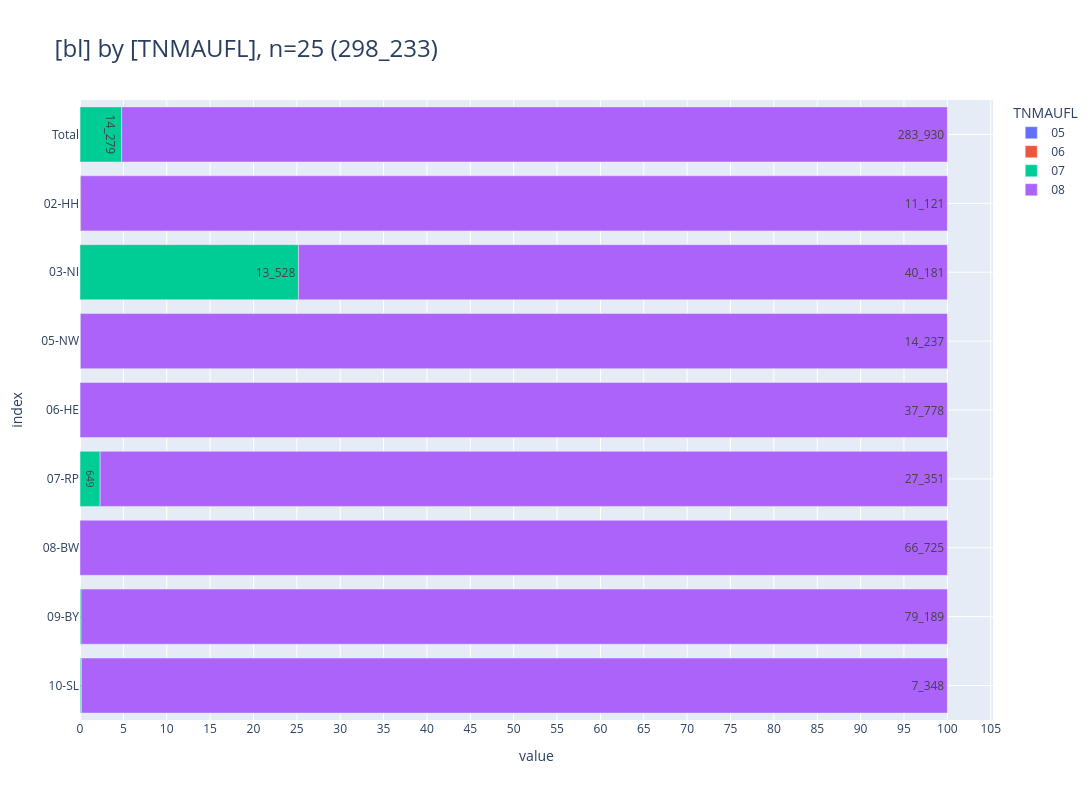

Notebook code for this chart:
### Code cell
_alias='TNMAUFL'
_df = (
    show_freqs(alias=_alias, incl_c44_and_d=False)
    .rename(columns={"kkr": "bl"})
    [["bl", "TNMAUFL", "cnt"]]
)
_df["TNMAUFL"] = _df["TNMAUFL"].astype(str).str.zfill(2)
_=pls.plot_stacked_bars(
    _df,
    orientation="h",
    normalize=False,
    relative=True,
    dropna=False,
    sort_values_index=False,
    show_total=True,
    height=800,
)

# todo regel ergänzen für imputation

### Figure 1 — Plotly figure (JSON) as saved in the notebook; plotly's stock layout.template omitted (floating-point values rounded to 4 significant figures)
{"data": [{"hovertemplate": "col=05<br>value=%{x}<br>index=%{y}<br>cnt_str=%{text}<extra></extra>", "legendgroup": "05", "marker": {"color": "#636EFA", "pattern": {"shape": ""}}, "name": "05", "orientation": "h", "showlegend": true, "text": ["9", "4", "2", "3"], "textposition": "auto", "type": "bar", "x": [9, 4, 2, 3], "xaxis": "x", "y": [" Total", "05-NW", "07-RP", "09-BY"], "yaxis": "y"}, {"hovertemplate": "col=06<br>value=%{x}<br>index=%{y}<br>cnt_str=%{text}<extra></extra>", "legendgroup": "06", "marker": {"color": "#EF553B", "pattern": {"shape": ""}}, "name": "06", "orientation": "h", "showlegend": true, "text": ["15", "8", "1", "3", "3"], "textposition": "auto", "type": "bar", "x": [15, 8, 1, 3, 3], "xaxis": "x", "y": [" Total", "02-HH", "05-NW", "09-BY", "10-SL"], "yaxis": "y"}, {"hovertemplate": "col=07<br>value=%{x}<br>index=%{y}<br>cnt_str=%{text}<extra></extra>", "legendgroup": "07", "marker": {"color": "#00CC96", "pattern": {"shape": ""}}, "name": "07", "orientation": "h", "showlegend": true, "text": ["14_279", "13_528", "2", "4", "649", "87", "9"], "textposition": "auto", "type": "bar", "x": [14279, 13528, 2, 4, 649, 87, 9], "xaxis": "x", "y": [" Total", "03-NI", "05-NW", "06-HE", "07-RP", "09-BY", "10-SL"], "yaxis": "y"}, {"hovertemplate": "col=08<br>value=%{x}<br>index=%{y}<br>cnt_str=%{text}<extra></extra>", "legendgroup": "08", "marker": {"color": "#AB63FA", "pattern": {"shape": ""}}, "name": "08", "orientation": "h", "showlegend": true, "text": ["283_930", "11_121", "40_181", "14_237", "37_778", "27_351", "66_725", "79_189", "7_348"], "textposition": "auto", "type": "bar", "x": [283930, 11121, 40181, 14237, 37778, 27351, 66725, 79189, 7348], "xaxis": "x", "y": [" Total", "02-HH", "03-NI", "05-NW", "06-HE", "07-RP", "08-BW", "09-BY", "10-SL"], "yaxis": "y"}], "layout": {"barmode": "relative", "barnorm": "percent", "height": 800, "legend": {"title": {"text": "TNMAUFL"}, "tracegroupgap": 0, "traceorder": "normal"}, "title": {"font": {"size": 24}, "text": "[bl] by [TNMAUFL], n=25 (298_233)", "xanchor": "left", "y": 0.95, "yanchor": "top"}, "width": 1600, "xaxis": {"anchor": "y", "domain": [0, 1], "dtick": 5, "gridwidth": 1, "showgrid": true, "title": {"text": "value"}}, "yaxis": {"anchor": "x", "categoryarray": ["10-SL", "09-BY", "08-BW", "07-RP", "06-HE", "05-NW", "03-NI", "02-HH", " Total"], "categoryorder": "array", "domain": [0, 1], "gridwidth": 1, "showgrid": true, "title": {"text": "index"}}}}
